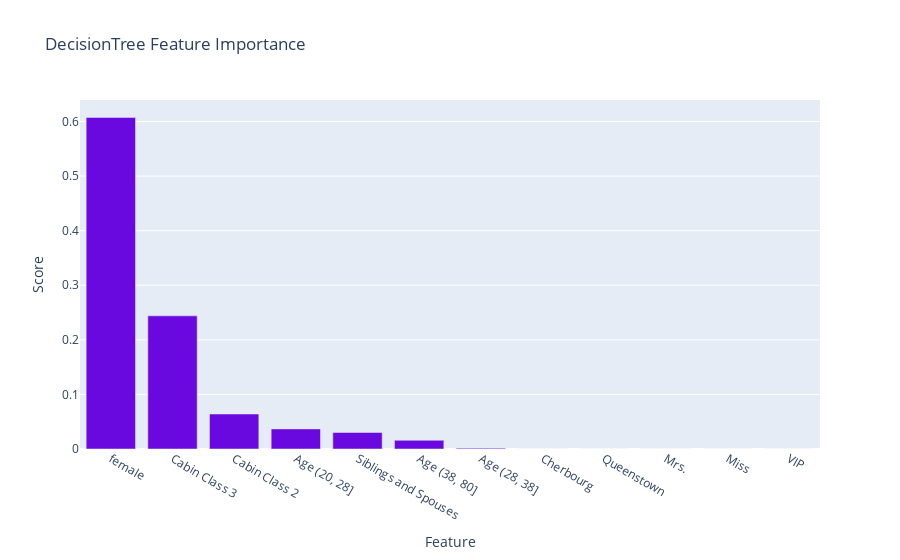

The cell this chart's notebook holds for it:
### Code cell
# display results with plotly
trace0 = go.Bar(x= fi_df.index,
                y= fi_df['fi'].values,
                marker=dict(color='#6a09df'))

# now the layout
layout=go.Layout(title='DecisionTree Feature Importance',
                   xaxis= dict(title='Feature'),
                   yaxis=dict(title='Score'))
# bind using go.Figure
fig = go.Figure(data=[trace0], layout=layout)
fig

### Figure 1 — Plotly figure (JSON) as saved in the notebook; plotly's stock layout.template omitted (floating-point values rounded to 4 significant figures)
{"data": [{"marker": {"color": "#6a09df"}, "type": "bar", "x": ["female", "Cabin Class 3", "Cabin Class 2", "Age (20, 28]", "Siblings and Spouses", "Age (38, 80]", "Age (28, 38]", "Cherbourg", "Queenstown", "Mrs.", "Miss", "VIP"], "y": [0.6074, 0.2439, 0.06411, 0.03682, 0.03022, 0.01595, 0.001533, 0, 0, 0, 0, 0]}], "layout": {"autosize": true, "title": {"text": "DecisionTree Feature Importance"}, "xaxis": {"autorange": true, "range": [-0.5, 11.5], "title": {"text": "Feature"}, "type": "category"}, "yaxis": {"autorange": true, "range": [0, 0.6394], "title": {"text": "Score"}, "type": "linear"}}}
